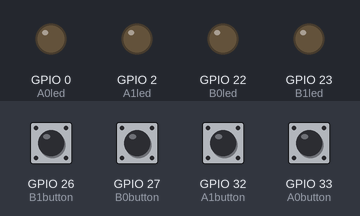
Simulated run of this program. Board: ESP32 board running MicroPython. Parts: output pins drawn as LEDs (lit = HIGH). The test bench sets the inputs (shaded band); at power-on: GPIO 26 (B1button), GPIO 27 (B0button), GPIO 32 (A1button), GPIO 33 (A0button) LOW.

Above: at 1.2 s.
1.3 s: GPIO 27 (B0button) pulled HIGH for 0.15 s
At 1.7 s:
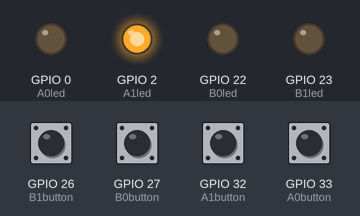
4.4 s: GPIO 26 (B1button) pulled HIGH for 1 s
At 6.1 s:
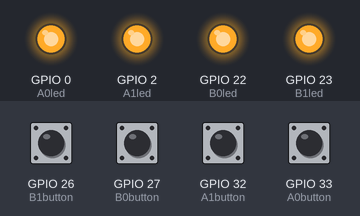
7.8 s: GPIO 32 (A1button) pulled HIGH for 0.15 s
At 8.6 s:
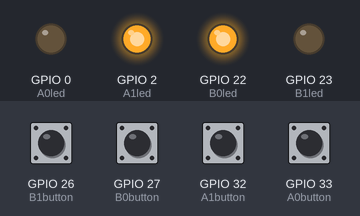
10.3 s: GPIO 33 (A0button) pulled HIGH for 0.15 s
At 11.1 s:
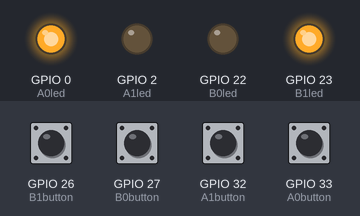
12.8 s: GPIO 27 (B0button) pulled HIGH for 1 s
At 14.2 s:
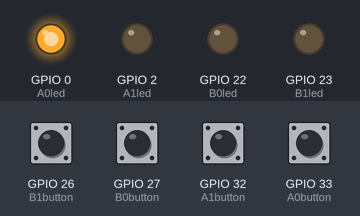
Timing chart, 0 to 17.8 s (numbered marks = the images above; inputs shaded):
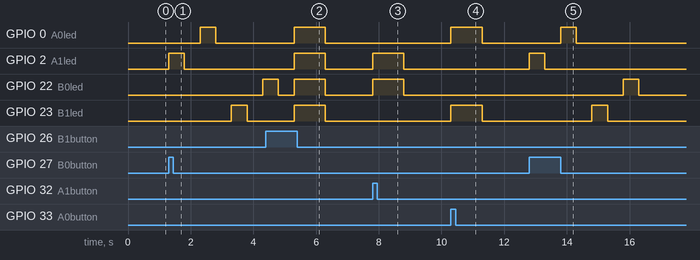

The program:

LED.py
```python
from machine import Pin
from time import sleep
A1led = Pin(2, Pin.OUT)
A0led = Pin(0, Pin.OUT)
B1led = Pin(23, Pin.OUT)
B0led = Pin(22, Pin.OUT)

A1button = Pin(32, Pin.IN)
A0button = Pin(33, Pin.IN)
B1button = Pin(26, Pin.IN)
B0button = Pin(27, Pin.IN)

while True:
    if A1button.value():
        A1led.value(True)
        B0led.value(True)
        sleep(1)
        A1led.value(False)
        B0led.value(False)
        sleep(1)

    elif A0button.value():
        A0led.value(True)
        B1led.value(True)
        sleep(1)
        A0led.value(False)
        B1led.value(False)
        sleep(1)

    elif B1button.value():
        A1led.value(True)
        A0led.value(True)
        B1led.value(True)
        B0led.value(True)
        sleep(1)
        A1led.value(False)
        A0led.value(False)
        B1led.value(False)
        B0led.value(False)
        sleep(1)

    elif B0button.value():
        A1led.value(True)
        sleep(0.5)
        A1led.value(False)
        sleep(0.5)
        A0led.value(True)
        sleep(0.5)
        A0led.value(False)
        sleep(0.5)
        B1led.value(True)
        sleep(0.5)
        B1led.value(False)
        sleep(0.5)
        B0led.value(True)
        sleep(0.5)
        B0led.value(False)
        sleep(0.5)
```

Measured:
- after the input at 1.3 s, GPIO 0 (A0led): LOW → HIGH after 1.0 s, → LOW 0.50 s later; GPIO 2 (A1led): LOW → HIGH at once, → LOW 0.50 s later; GPIO 22 (B0led): LOW → HIGH after 3.0 s; GPIO 23 (B1led): LOW → HIGH after 2.0 s, → LOW 0.50 s later
- after the input at 4.4 s, GPIO 0 (A0led), GPIO 2 (A1led), GPIO 23 (B1led): LOW → HIGH after 0.90 s, → LOW 1.0 s later
- after the input at 7.8 s, GPIO 2 (A1led), GPIO 22 (B0led): LOW → HIGH at once, → LOW 1.0 s later
- after the input at 10.3 s, GPIO 0 (A0led), GPIO 23 (B1led): LOW → HIGH at once, → LOW 1.0 s later
- after the input at 12.8 s, GPIO 0 (A0led): LOW → HIGH after 1.0 s, → LOW 0.50 s later; GPIO 2 (A1led): LOW → HIGH at once, → LOW 0.50 s later; GPIO 22 (B0led): LOW → HIGH after 3.0 s, → LOW 0.50 s later; GPIO 23 (B1led): LOW → HIGH after 2.0 s, → LOW 0.50 s later
